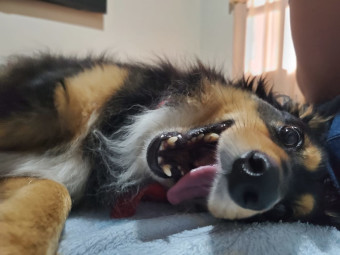
#> input picture tito2.jpg, 340 x 255 px, found by its file name
$ python Practica_12.py
#> lines starting #> are read from the running program, lines starting #| are printed output that depends on the picture
import matplotlib.pyplot as plt
import pylab
import cv2
import numpy as np

#Imagen
imagen = plt.imread (r"C:\Users\elycu\OneDrive\Escritorio\VisualStudio_Ejemplo\Practicas_Vision_7mo\tito2.jpg")
#> imagen is the input picture: shape (255, 340, 3); mean R, G, B 111.3, 104.3, 97.9

#Kernel
enfoque = np.array([[0, -1, 0],
                   [-1, 5, -1],
                   [ 0, -1, 0]])

tam=5
media = np.ones((tam,tam))/(tam**2)

bordes = np.array([[-1, -1, -1],
                    [-1, 8, -1],
                    [-1, -1, -1]])

realce = np.array([[-1, -1, 0],
                   [-1, 0, 1],
                   [0, 1, 1]])

#Funcion filter2D de convolucion

#cv.filter2D(img, ddepth, kernel, ...)
#cuando ddepth=-1, la imagen de salida tendrá la misma profundidad que la fuente
conv_enf = cv2.filter2D(imagen, -1, enfoque)
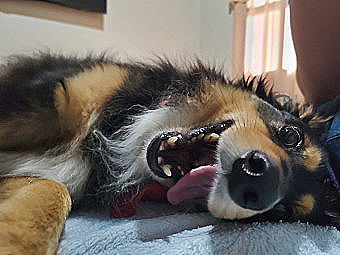
#> conv_enf: shape (255, 340, 3); mean R, G, B 111.3, 104.4, 98
conv_med = cv2.filter2D(imagen, -1, media)
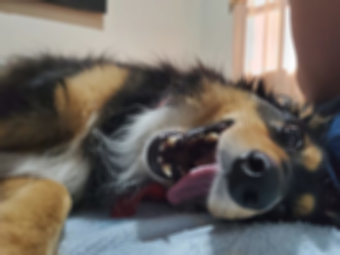
#> conv_med: shape (255, 340, 3); mean R, G, B 111.3, 104.3, 97.9
conv_bor = cv2.filter2D(imagen, -1, bordes)
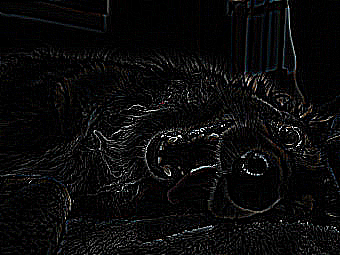
#> conv_bor: shape (255, 340, 3); mean R, G, B 10.9, 10.8, 11

#Muestra Resultados
plt.subplot(2,2,1)
plt.imshow (imagen)
plt.title('Imagen Inicial')
plt.axis('off')

plt.subplot(2,2,2)
plt.imshow (conv_enf)
plt.title('Enfoque')
plt.axis('off')

plt.subplot(2,2,3)
plt.imshow (conv_med)
plt.title('Media')
plt.axis('off')

plt.subplot(2,2,4)
plt.imshow (conv_bor)
plt.title('Bordes')
plt.axis('off')

pylab.show()
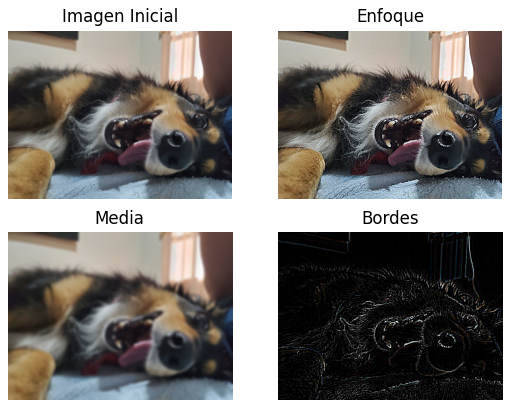
#> figure drawn by matplotlib, 4 panels
